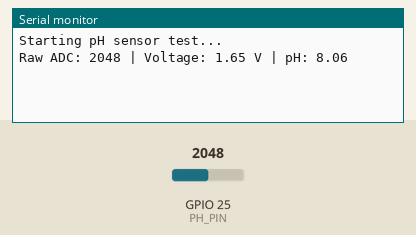
The sketch below on a simulated ESP32. Shown: the last lines printed to the serial monitor. Inputs (shaded band) come from the test bench; at power-on: GPIO 25 (PH_PIN) = 2048.

Above: at 2.2 s.
2.3 s: GPIO 25 (PH_PIN) set to 2866
At 4.7 s:
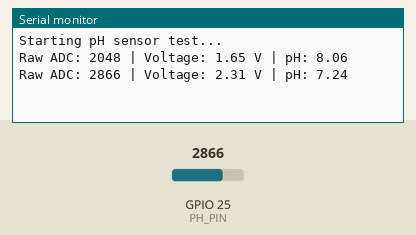
6.1 s: GPIO 25 (PH_PIN) set to 3603
At 8.2 s:
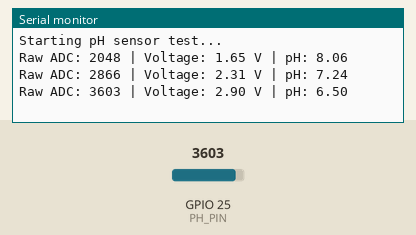
Timing chart, 0 to 9.7 s (numbered marks = the images above; inputs shaded):
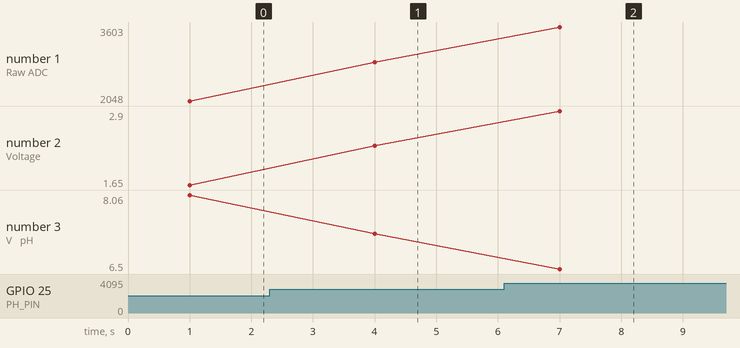

The sketch:

ph_test.ino
```cpp
#define PH_PIN 25  // PH4502C output pin

void setup() {
  Serial.begin(115200);
  delay(1000);
  Serial.println("Starting pH sensor test...");
}

void loop() {
  int rawPH = analogRead(PH_PIN);
  float voltage = rawPH * (3.3 / 4095.0);        // Convert ADC reading to voltage
  float pHValue = 7 + ((2.5 - voltage) / 0.8);   // Convert voltage to pH value

  Serial.print("Raw ADC: ");
  Serial.print(rawPH);
  Serial.print(" | Voltage: ");
  Serial.print(voltage, 2);
  Serial.print(" V | pH: ");
  Serial.println(pHValue, 2);

  delay(3000);  // Read every second
}
```

Measured:
- after the input at 2.3 s, the serial monitor: prints a new line after 1.7 s (image 1)
- after the input at 6.1 s, the serial monitor: prints a new line after 0.90 s (image 2)
- plotted number 1: 2048 → 2866 after the input at 2.3 s, 2866 → 3603 after the input at 6.1 s
- plotted number 2: 1.65 → 2.31 after the input at 2.3 s, 2.31 → 2.9 after the input at 6.1 s
- plotted number 3: 8.06 → 7.24 after the input at 2.3 s, 7.24 → 6.5 after the input at 6.1 s
